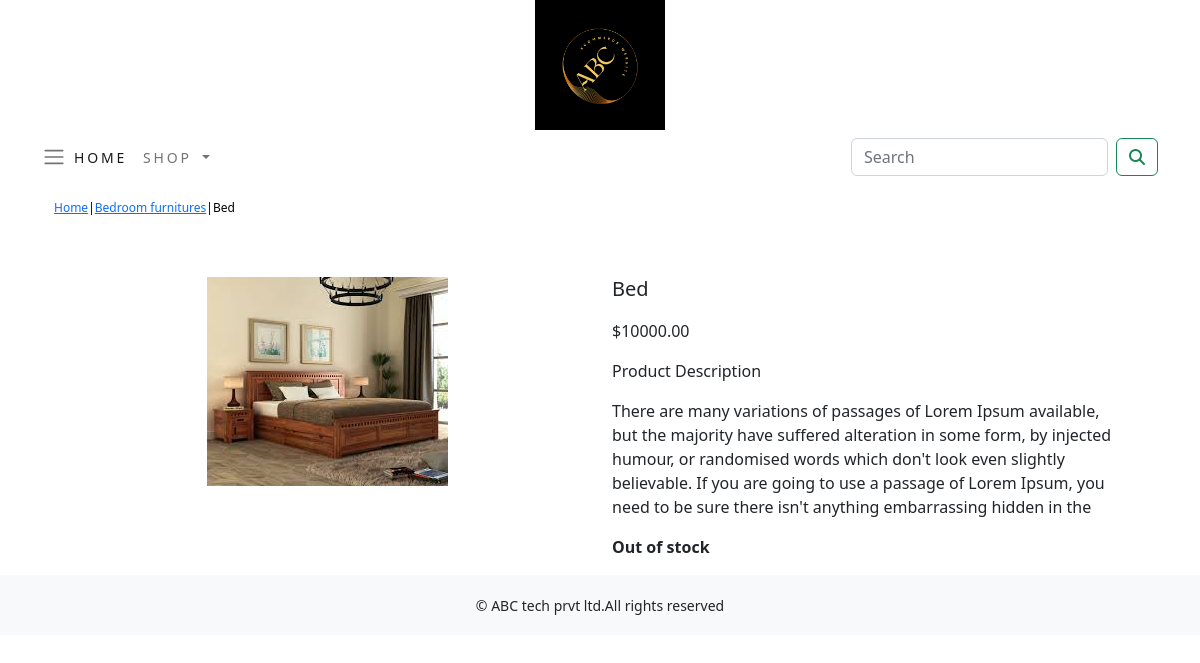
Screenshot of /shops/Bedroom-furnitures/Bed/ with the database file from the repository.
### shops/models.py (models this page shows, shortened)
class Product(models.Model):
    name=models.CharField(max_length=250,unique=True)
    slug=models.SlugField(max_length=250,unique=True)
    description=models.TextField(blank=True)
    price=models.DecimalField(max_digits=10,decimal_places=2)
    category=models.ForeignKey(Category,on_delete=models.CASCADE)
    image = models.ImageField(upload_to='product', blank=True)
    stock=models.IntegerField()
    available=models.BooleanField(default=True)
    created=models.DateTimeField(auto_now_add=True)
    updated=models.DateTimeField(auto_now=True)
    class Meta:
        ordering=('name',)
        verbose_name='product'
        verbose_name_plural='products'

class Category(models.Model):
    name=models.CharField(max_length=250,unique=True)
    slug=models.SlugField(max_length=250,unique=True)
    description=models.TextField(blank=True)
    image=models.ImageField(upload_to='category',blank=True)
    class Meta:
        ordering=('name',)
        verbose_name='category'
        verbose_name_plural='categories'
    def get_url(self):
        return reverse('shops:products_by_category',args=[self.slug])
    def __str__(self):
        return '{}'.format(self.name)

### shops/views.py (the view)
# urls.py: path('<slug:c_slug>/<slug:product_slug>/',views.proDetail,name='proDetail')
def proDetail(request,c_slug,product_slug):
    try:
         product=Product.objects.get(category__slug=c_slug,slug=product_slug)
    except Exception as e:
        raise e
    return render(request,'product.html',{'product':product})

### cartapp/context_processors.py (called while the page is built)
def counter(request):
    item_count=0
    if 'admin' in request.path:
        return {}
    else:
        try:
            cart=Cart.objects.filter(cart_id=_cart_id(request))
            cart_items=CartItem.objects.all().filter(cart=cart[:1])
            for cart_item in cart_items:
                item_count += cart_item.quantity
        except Cart.DoesNotExist:
            item_count=0
        return dict(item_count=item_count)

### cartapp/views.py (called while the page is built)
def _cart_id(request):
    cart=request.session.session_key
    if not cart:
        cart=request.session.create()
    return cart

### shops/context_processors.py (called while the page is built)
def menu_links(request):
    links=Category.objects.all()
    return dict(links=links)

### templates/product.html (shortened to what this page needs)
{% extends 'base.html' %}
{% load static %}
{% block content %}
<div class="container">
<div class="row my_prod_row_class">
    <div class="mx_auto">
        <p><a href="{% url 'shops:allProdCat' %}">Home</a>|<a href="{{product.category.get_url}}">{{product.category}}</a>|{{product.name}}</a> </p>
    </div>
</div>
<div class="container">
    <br>
 <div class="row">
     <div class="col-12 col-md-12 col-lg-6 text-center">
         <div style="min-width:18rem;">
             <img src="{{product.image.url}}" alt="image">
         </div>
     </div>
     <div class="col-12 col-sm-12 col-lg-6">
         <div>
         <h1 class="my_prod_title">{{product.name}}</h1>
         <p>${{product.price}}</p>
         <p class="my_title">Product Description</p>
         <p class="text-justify my_prod_text">{{product.description}}</p>
         {% if product.stock <= 0 %}
         <p class="text-justify my_prod_text"><b>Out of stock</b></p>
         {% else %}
         <a class="btn btn-secondary" href="{% url 'cartapp:add_cart' product.id %}">Add to Cart</a>
         {% endif %}
     </div>
 </div>
</div>
</div>
    </div>
{% endblock %}

### static/css/custom.css (style rules this page uses)
body { font-family: 'Roboto',sans-serif; }
.my_title { font-size:16px; text_transform:uppercase; letter_spacing:.2em; }
.my_prod_row_class { padding-top:15px; padding-bottom:20px; }
.my_prod_row_class .mx_auto { color:#000; font-size:12px; text-decoration:none; }
.my_prod_title { font-size:20px; text_transform:uppercase; letter_spacing:.2em padding-top:16px; padding-bottom:10px; }
.my_prod_text { padding-right:20px; }

### rows the page displays
Product: category "Bedroom furnitures", name "Bed", image (picture), price "10000.00", description "There are many variations of passages of Lorem Ipsum available, but the majority have suffered alteration in some form, by injected humour, or randomised words which don't look even slightly believable. If you are going to use a passage of Lorem Ipsum, you need to be sure there isn't anything embarrassing hidden in the"
